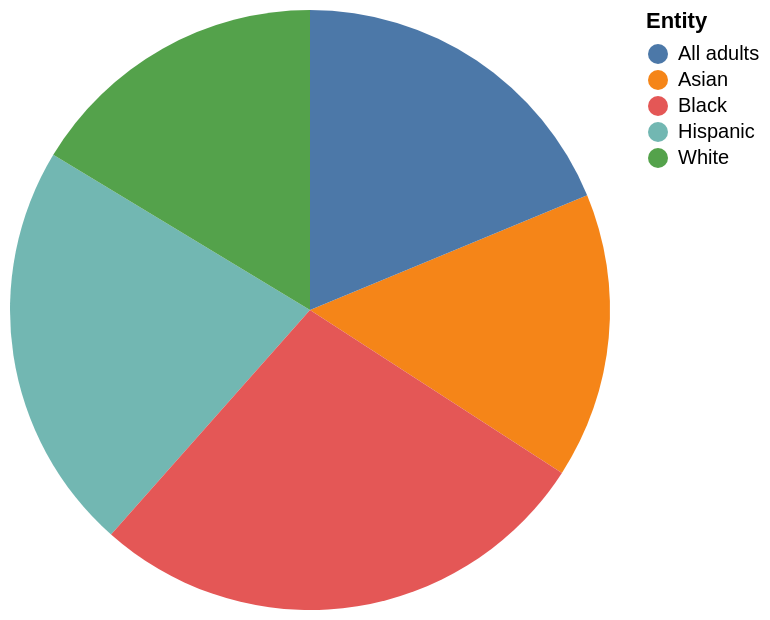

Write the Vega-Lite specification saved for this chart.
### Vega-Lite specification from a JSON file in a GitHub repository (floating-point values rounded to 4 significant figures)
{"$schema": "https://vega.github.io/schema/vega-lite/v5.json", "description": "Pie chart auto-generated from CSV", "data": {"values": [{"Entity": "Asian", "Values": "32.0"}, {"Entity": "Hispanic", "Values": "46.0"}, {"Entity": "Black", "Values": "57.0"}, {"Entity": "White", "Values": "34.0"}, {"Entity": "All adults", "Values": "39.0"}]}, "mark": "arc", "encoding": {"theta": {"field": "Values", "type": "quantitative"}, "color": {"field": "Entity", "type": "nominal"}}}
